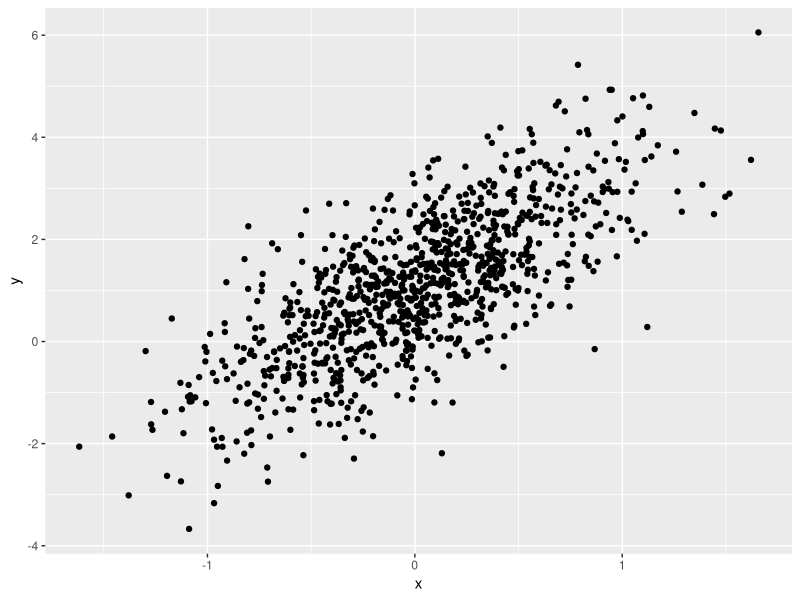
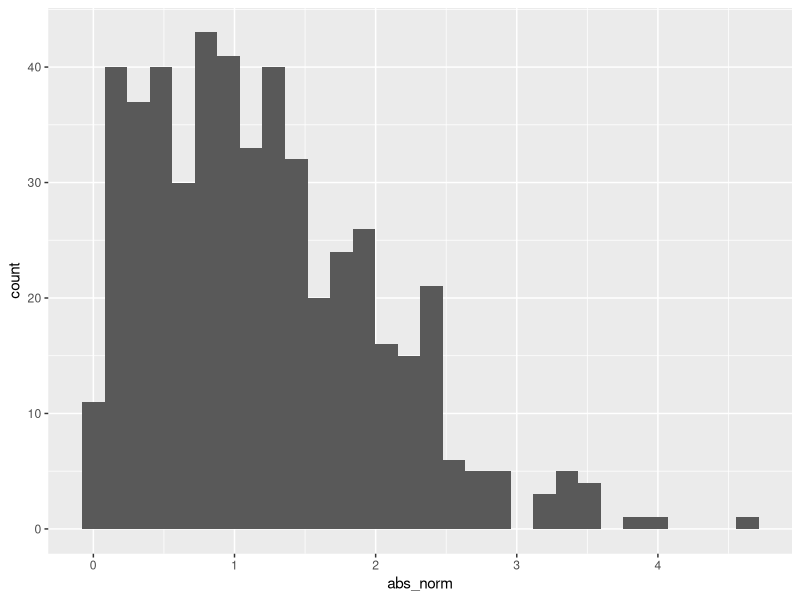

Recreate these plots in R, in order.
## ---- chunk 1
samp = rnorm(100)
length(samp)
## ---- chunk 2
library(tidyverse)
plot_df=tibble(
              x=rnorm(1000,sd=.5),
              y=1+2*x+rnorm(1000)
)
ggplot(plot_df,aes(x=x,y=y))+geom_point()
## ---- chunk 3
la_df=tibble(
            norm=rnorm(n=500,mean=1),
            logical=norm>0,
            abs_norm=abs(norm)
)
ggplot(la_df,aes(x=abs_norm))+geom_histogram()
